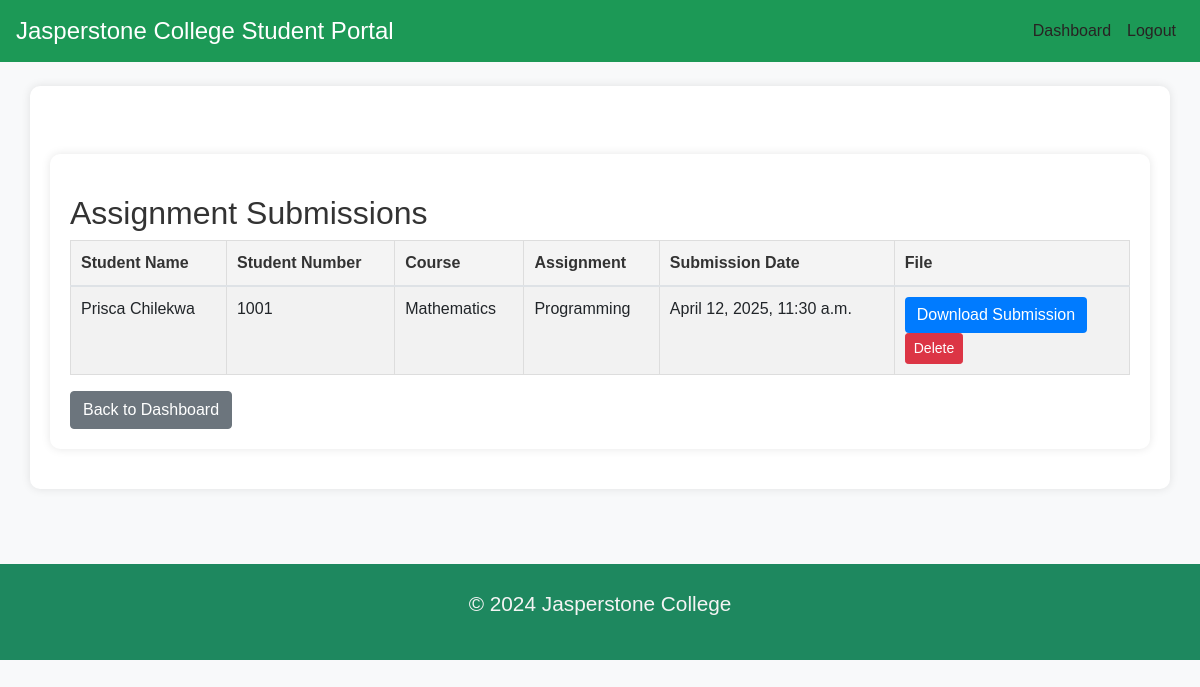
Screenshot of /lecturers/submissions/ (signed in) with the database file from the repository.
### students/models.py (models this page shows, shortened)
class Submission(models.Model):
    student = models.ForeignKey(Student, on_delete=models.CASCADE)
    assignment = models.ForeignKey(Assignment, on_delete=models.SET_NULL, null=True)
    assignment_title_at_submission = models.CharField(max_length=255, blank=True)
    file = models.FileField(upload_to='submissions/')
    submitted_at = models.DateTimeField(auto_now_add=True)

class Student(models.Model):
    user = models.OneToOneField(User, on_delete=models.CASCADE)
    student_number = models.CharField(max_length=30, unique=True)
    course = models.ForeignKey(Course, on_delete=models.CASCADE, default=1)
    intake_date = models.ForeignKey(StudentProfile, on_delete=models.CASCADE, null=True, blank=True)
    duration_years = models.IntegerField(default="2")   # Duration of the course
    assigned_courses = models.ManyToManyField(Course, related_name='students', blank=True)   # Many-to-Many relationship
    program_of_study = models.ForeignKey(Programme, on_delete=models.CASCADE, default=1)
    profile_picture = models.ImageField(upload_to='images/student_profiles/', default='images/profiles/profile.jpg', blank=True, null=True) # Added profile_picture for Student

class Assignment(models.Model):
    title = models.CharField(max_length=255)
    description = models.TextField()
    due_date = models.DateField()
    file = models.FileField(upload_to='assignments/', default='course_materials/finacial_statements.pdf')
    course = models.ForeignKey(Course, on_delete=models.CASCADE)
    lecturer = models.ForeignKey(User, on_delete=models.CASCADE, related_name='assigned_lecturer')
    programme = models.CharField(max_length=100)

class Course(models.Model):
    name = models.CharField(max_length=255)
    description = models.TextField()
    programmes = models.ManyToManyField(Programme, related_name='courses', blank=True)
    image = models.ImageField(upload_to='images/course_images/', blank=True, null=True, default='images/course_images/default.jpg') # Added image field for Course

### lecturers/views.py (the view)
# urls.py: path('submissions/', views.view_submissions, name='view_submissions'),
@login_required
def view_submissions(request):
    assignments = Assignment.objects.filter(lecturer=request.user)
    if not assignments.exists():
        return render(request, 'lecturers/view_submissions.html')
    submissions = Submission.objects.filter(assignment__in=assignments)
    return render(request, 'lecturers/view_submissions.html', {'submissions': submissions, 'assignment': assignments})

### lecturers/templates/lecturers/view_submissions.html
{% extends "base.html" %}
{% block log %}
<div class="collapse navbar-collapse" id="navbarNav">
    <ul class="navbar-nav ml-auto">
        <li class="nav-item active">
            <a class="nav-link" href="{% url 'lecturers:lecturer_dashboard' %}">Dashboard</a>
        </li>
        <li class="nav-item">
            <a class="nav-link" href="{% url 'lecturers:lecturer_logout' %}">Logout</a>
        </li>
    </ul>
</div>
{% endblock log %}
{% block content %}
<div class="container mt-5">
    {% if submissions %}
        <h2>Assignment Submissions</h2>
        <table class="table table-striped">
            <thead>
                <tr>
                    <th>Student Name</th>
                    <th>Student Number</th>
                    <th>Course</th>
                    <th>Assignment</th>
                    <th>Submission Date</th>
                    <th>File</th>
                </tr>
            </thead>
            <tbody>
                {% for submission in submissions %}
                <tr>
                    <td>{{ submission.student.user }}</td>
                    <td>{{ submission.student.student_number }}</td>
                    <td>{{ submission.assignment.course.name }}</td>
                    <td>{{ submission.assignment.title }}</td>
                    <td>{{ submission.submitted_at }}</td>
                    <td><a href="{{ submission.file.url }}" class="btn btn-primary" download>Download Submission</a><br><a href="{% url 'lecturers:delete_submission' submission.id %}" class="btn btn-danger btn-sm" onclick="return confirm('Are you sure?');">Delete</a></td>
                </tr>
                {% empty %}
                <tr>
                    <td colspan="5">No submissions yet.</td>
                </tr>
                {% endfor %}
            </tbody>
        </table>
    {% else %}
        <h2>No submissions yet.</h2>
    {% endif %}
    <a href="{% url 'lecturers:lecturer_dashboard' %}" class="btn btn-secondary mt-3">Back to Dashboard</a>
</div>
{% endblock %}

### static/css/styles.css (style rules this page uses)
body { font-family: 'Arial', sans-serif; background-color: #f8f9fa; color: #333; margin: 0; }
a { text-decoration: none; color: #1c9956; }
.container { background-color: white; border-radius: 10px; box-shadow: 0px 0px 10px rgba(0, 0, 0, 0.1); padding: 20px; margin: 20px auto; }
h2, h3 { margin-top: 20px; }
.table { margin-bottom: 0; border-collapse: collapse; width: 100%; }
.table th, .table td { padding: 10px; border: 1px solid #ddd; text-align: left; }
.table th { background-color: #f4f4f4; color: #333; }
.nav-link { color: #282323 !important; }

### static/css/560.css (style rules this page uses)
.btn-primary { background-color: #007bff !important; border: none; color: white !important; }

### rows the page displays
Submission: student.user "Prisca Chilekwa", student.student_number "1001", assignment.course.name "Mathematics", assignment "Programming", submitted_at "April 12, 2025, 11:30 a.m."
